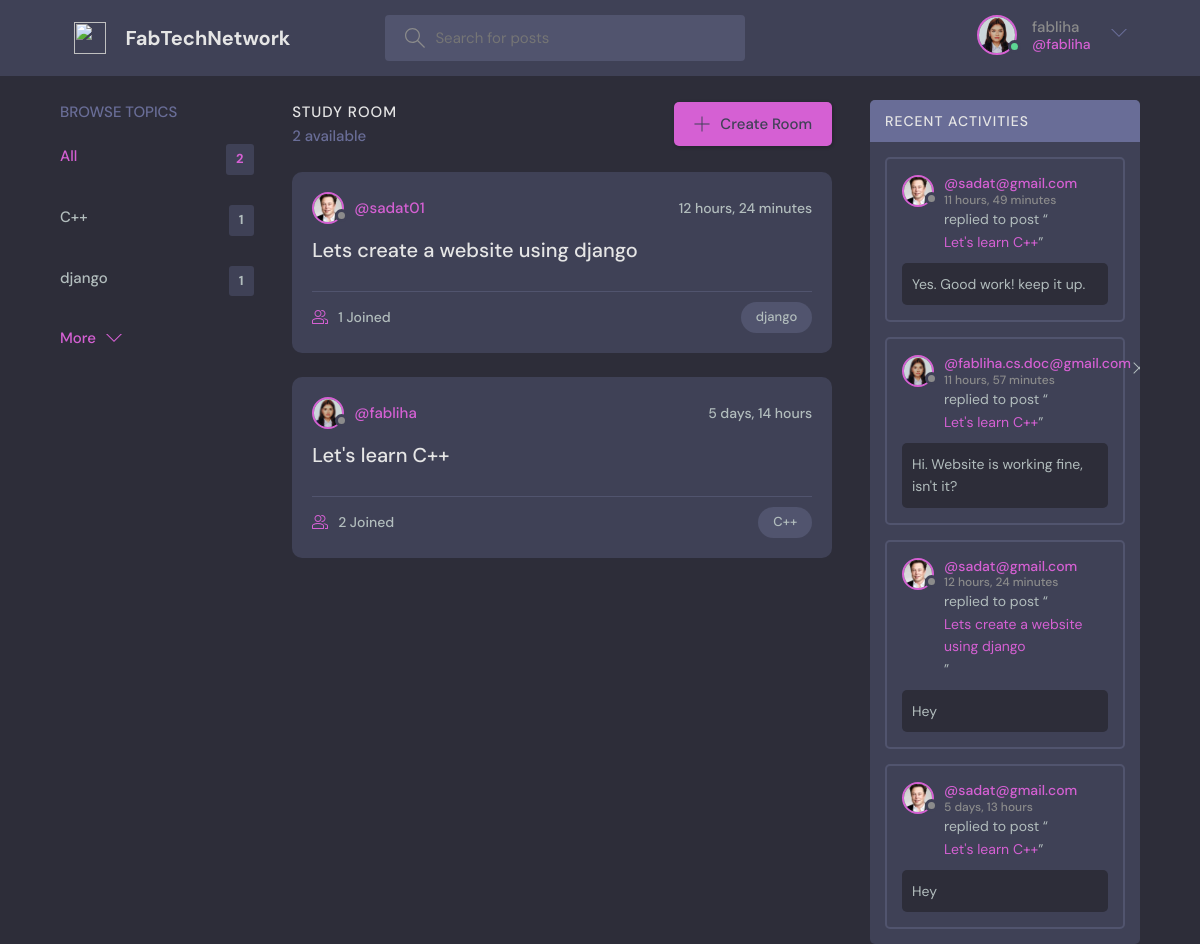
Before: / (signed in) with the older database file.
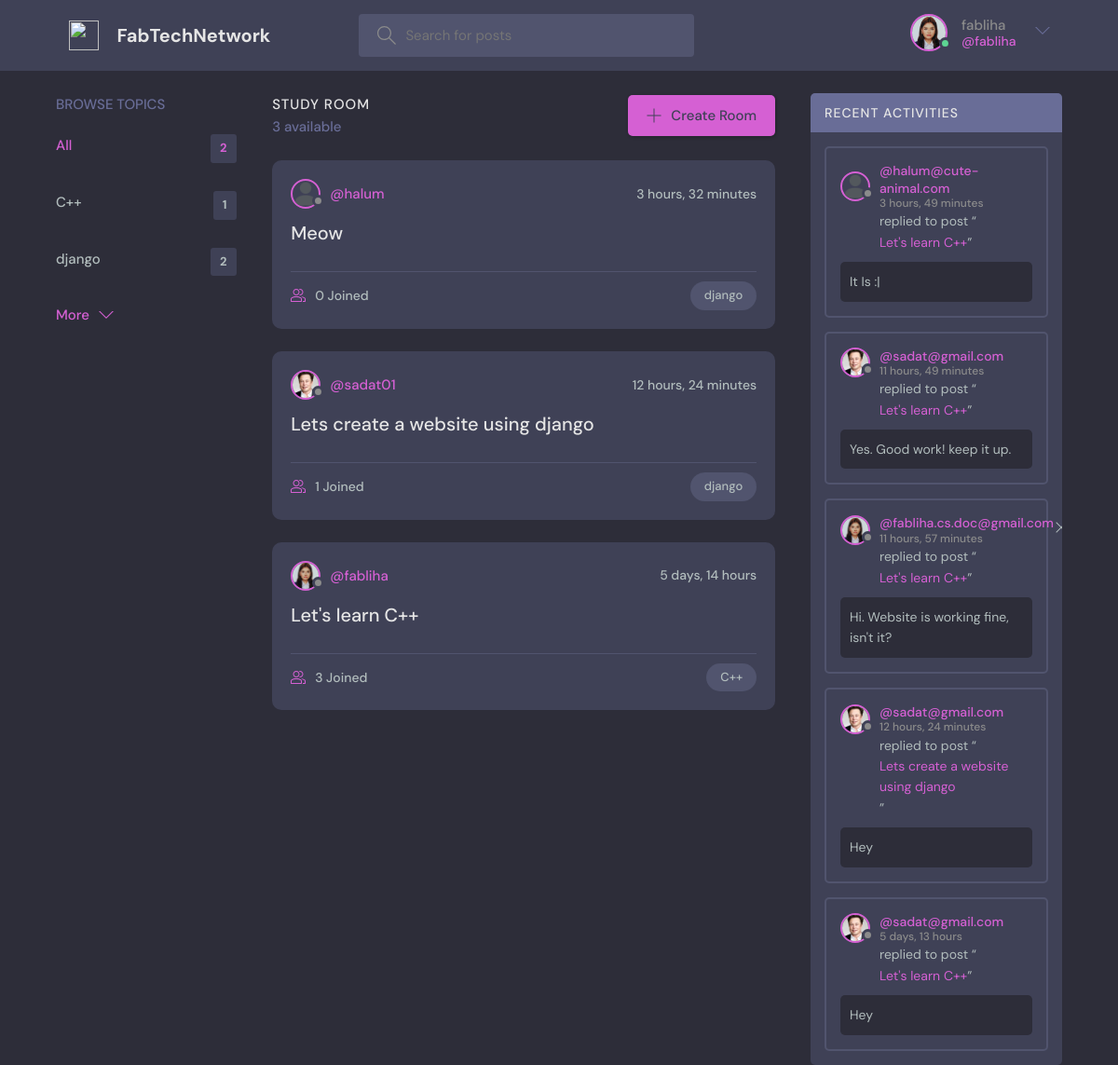
After: the same page with the newer database file.
### base/models.py (models this page shows, shortened)
class Topic(models.Model):
    name = models.CharField(max_length=200)

class Room(models.Model):
    host = models.ForeignKey(User, on_delete=models.SET_NULL, null=True)
    topic = models.ForeignKey(Topic, on_delete=models.SET_NULL, null=True)
    name = models.CharField(max_length=200)
    description = models.TextField(null=True, blank=True)
    participants = models.ManyToManyField(User, related_name='participants',blank=True)
    updated = models.DateTimeField(auto_now=True)
    created = models.DateTimeField(auto_now_add=True)
    class Meta:
        ordering = ['-updated', '-created']
    def __str__(self):
        return self.name

class User(AbstractUser):
    name =models.CharField(max_length=200, null=True)
    email =models.EmailField(unique=True, null=True)
    bio = models.TextField(null=True)
    avatar = models.ImageField(null=True, default="avatar.png")
    USERNAME_FIELD = 'email'
    REQUIRED_FIELDS=[]

class Message(models.Model):
    user = models.ForeignKey(User, on_delete = models.CASCADE)
    room = models.ForeignKey(Room, on_delete=models.CASCADE)
    body = models.TextField()
    updated = models.DateTimeField(auto_now=True)
    created = models.DateTimeField(auto_now_add=True)
    class Meta:
        ordering = ['-updated', '-created']

### base/views.py (the view)
# urls.py: path('', views.home, name = "home"),
def home(request):
    q = request.GET.get('q') if request.GET.get('q') !=None else ''
    rooms = Room.objects.filter(
        Q(topic__name__icontains=q) |
        Q(name__icontains=q) |
        Q(description__icontains=q)
    )
    topics = Topic.objects.all()[0:5]
    room_count = rooms.count()
    room_messages = Message.objects.filter(Q(room__topic__name__icontains=q))
    context = {'rooms' : rooms, 'topics' : topics, 'room_count' : room_count, 'room_messages': room_messages}
    return render(request, 'base/home.html', context)

### base/templates/base/home.html (shortened to what this page needs)
{% extends 'main.html' %}
{% block content %}
    <main class="layout layout--3">
      <div class="container">
        {% include 'base/topics_component.html'%}
        <div class="roomList">
          <div class="roomList__header">
            <div>
              <h2>Study Room</h2>
              <p>{{room_count}} available</p>
            </div>
            <a class="btn btn--main" href="{% url 'create-room' %}">
              <svg version="1.1" xmlns="http://www.w3.org/2000/svg" width="32" height="32" viewBox="0 0 32 32">
                <title>add</title>
                <path
                  d="M16.943 0.943h-1.885v14.115h-14.115v1.885h14.115v14.115h1.885v-14.115h14.115v-1.885h-14.115v-14.115z"
                ></path>
              </svg>
              Create Room
            </a>
          </div>
          {% include 'base/feed_component.html' %}
        </div>
         {% include 'base/activity_component.html' %}
      </div>
    </main>
    {% endblock %}

### base/templates/base/topics_component.html
<div class="topics">
    <div class="topics__header">
      <h2>Browse Topics</h2>
    </div>
    <ul class="topics__list">
      <li>
        <a href="{% url 'home' %}" class="active">All <span>{{topics.count}}</span></a>
      </li>
      {% for topic in topics %}
      <li>
        <a href="{% url 'home' %}?q={{topic.name}}">{{topic.name}} <span>{{topic.room_set.all.count}}</span></a>
      </li>
      {% endfor %}
    </ul>
    <a class="btn btn--link" href="{% url 'topics' %}">
      More
      <svg version="1.1" xmlns="http://www.w3.org/2000/svg" width="32" height="32" viewBox="0 0 32 32">
        <title>chevron-down</title>
        <path d="M16 21l-13-13h-3l16 16 16-16h-3l-13 13z"></path>
      </svg>
    </a>
  </div>

### base/templates/base/feed_component.html (shortened to what this page needs)
{% for room in rooms %}
<div class="roomListRoom">
    <div class="roomListRoom__header">
      <a href="{% url 'user-profile' room.host.id %}" class="roomListRoom__author">
        <div class="avatar avatar--small">
          <img src="{{room.host.avatar.url}}" />
        </div>
        <span>@{{room.host.username}}</span>
      </a>
      <div class="roomListRoom__actions">
        <span>{{room.created|timesince}}</span>
      </div>
    </div>
    <div class="roomListRoom__content">
      <a href="{% url 'room' room.id %}">{{room.name}}</a>
    </div>
    <div class="roomListRoom__meta">
      <a href="{% url 'room' room.id %}" class="roomListRoom__joined">
        {{room.participants.all.count}} Joined
      </a>
      <p class="roomListRoom__topic">{{room.topic.name}}</p>
    </div>
</div>
{% endfor %}

### base/templates/base/activity_component.html
<div class="activities">
    <div class="activities__header">
      <h2>Recent Activities</h2>
    </div>
    {% for message in room_messages %}
    <div class="activities__box">
      <div class="activities__boxHeader roomListRoom__header">
        <a href="{% url 'user-profile' message.user.id %}" class="roomListRoom__author">
          <div class="avatar avatar--small">
            <img src="{{message.user.avatar.url}}" />
          </div>
          <p>
            @{{message.user}}
            <span>{{message.created|timesince}}</span>
          </p>
        </a>
        {% if request.user == message.user %}
        <div class="roomListRoom__actions">
          <a href="{% url 'delete-message' message.id %}">
            <svg version="1.1" xmlns="http://www.w3.org/2000/svg" width="32" height="32" viewBox="0 0 32 32">
              <title>remove</title>
              <path
                d="M27.314 6.019l-1.333-1.333-9.98 9.981-9.981-9.981-1.333 1.333 9.981 9.981-9.981 9.98 1.333 1.333 9.981-9.98 9.98 9.98 1.333-1.333-9.98-9.98 9.98-9.981z"
              ></path>
            </svg>
          </a>
        </div>
        {% endif %}
      </div>
      <div class="activities__boxContent">
        <p>replied to post “<a href="{% url 'room' message.room.id %}">{{message.room}}</a>”</p>
        <div class="activities__boxRoomContent">
          {{message.body}}
        </div>
      </div>
    </div>
    {% endfor %}
  </div>

Changed rows visible on the page:
computed for Topic "django": room_set.all.count "1" → "2"
added Room: host.avatar (placeholder picture), host.username "halum", created "3 hours, 32 minutes", name "Meow", participants.all.count "0", topic.name "django"
computed for Room "Let's learn C++": participants.all.count "2" → "3"
added Message: user.avatar (placeholder picture), user "halum@cute-animal.com", created "3 hours, 49 minutes", room "Let's learn C++", body "It Is :|"
Other visible differences:
{{ room_count }}: "2" → "3"
